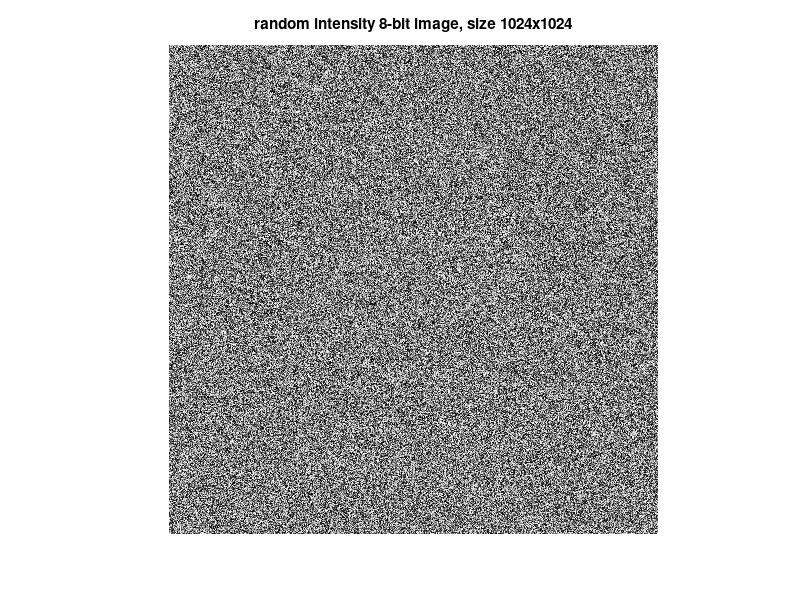

Write MATLAB code to recreate this figure. (Note: this script raises an error after producing the figure.)
%HW4
%% 
% Problem 1. 
% 1. Write a function to generate an 8-bit image of size 1024x1024 with a random value 
% of the intensity in each pixel. Call your image rand8bit.tif. 

int_mat = rand(1024);
ini_mat2=im2uint8(int_mat);
imwrite(ini_mat2, 'rand8bit.tif')
figure(1)
imshow(ini_mat2,'InitialMagnification','fit')
title('random intensity 8-bit image, size 1024x1024');

% 2. Write a function that takes an integer value as input and outputs a
% 1024x1024 binary image mask containing 20 circles of that size in random
% locations

% written in rand_binary_mask_20.m

% 3. Write a function that takes the image from (1) and the binary mask
% from (2) and returns a vector of mean intensities of each circle (hint: use regionprops).

% written in MeanIntensity.m
mean = MeanIntensity('rand8bit.tif',20)

% 4. Plot the mean and standard deviation of the values in your output
% vector as a function of circle size. Explain your results. 
for i = 2:2:22
    vec = MeanIntensity('rand8bit.tif',i);
    avr(i/2) = sum(vec)/20;
    total = sum(vec);
    avr(i/2) = total/20;
    SD(i/2) = sqrt(sum((vec-avr(i/2)).^2)/19);
end

xval = 2:2:22;
figure(2)
plot(xval,avr.',xval,SD.');
xlabel ('size of circle');
title ('Mean and Standard Deviation of Mean Intensity vs. Circle Size');
legend ('Mean','Standard Deviation');

% The mean appears to be quite stable, and standard deviation appears to
% drop as size of circle increases. This makes sense because as the size
% increases, the mean is still the same since we are just increasing the
% sample size. The randomly generated intensity from image1 should have the
% same average no matter how large the circle is. The standard deviation,
% however, should fall as the sample size increases (i.e. circle size
% increases), since the larger the sample size, the smaller the error. 


%Problem 2. Here is some data showing an NFKB reporter in ovarian cancer
%cells. 
%https://www.dropbox.com/sh/2dnyzq8800npke8/AABoG3TI6v7yTcL_bOnKTzyja?dl=0
%There are two files, each of which have multiple timepoints, z
%slices and channels. One channel marks the cell nuclei and the other
%contains the reporter which moves into the nucleus when the pathway is
%active. 

%Part 1. Use Fiji to import both data files, take maximum intensity
%projections in the z direction, concatentate the files, display both
%channels together with appropriate look up tables, and save the result as
%a movie in .avi format. Put comments in this file explaining the commands
%you used and save your .avi file in your repository (low quality ok for
%space).

% open -> select file -> image -> color -> channel tool -> select composite
% stacks -> z project -> choose max intensity
% -> save file, repeat for the second channel
% plugins -> bio-formats -> bio-formats importer -> select file -> select
% "group files with similar names" and "concatenate when series compatible"
% -> click ok -> save as .avi
% saved as MAX_nfkb_movie1.avi,MAX_nfkb_movie2.avi, Concatenated Stacks.avi

%Part 2. Perform the same operations as in part 1 but use MATLAB code. You don't
%need to save the result in your repository, just the code that produces
%it. 

%first cell

cell_1 = ('nfkb_movie1.tif');
reader = bfGetReader(cell_1);
time = reader.getSizeT;
chan = reader.getSizeC;
slice = reader.getSizeZ;

t = 1;
for c = 1:chan
        ind = reader.getIndex(0,c-1,t-1)+1;
        max_proj = bfGetPlane(reader,ind);
        for s = 2:slice
            ind = reader.getIndex(s-1,c-1,t-1)+1;
            plane = bfGetPlane(reader,ind);
            max_proj = max(max_proj,plane);
        end
        mat{c} = max_proj;
end
composite = cat(3,imadjust(mat{1}),imadjust(mat{2}),zeros(1024));
imwrite(uint16(composite),'composite.tif','Compression','None')

for t = 2:time
    for c = 1:chan
        ind = reader.getIndex(0,c-1,t-1)+1;
        max_proj = bfGetPlane(reader,ind);
        for s = 2:slice
            ind = reader.getIndex(s-1,c-1,t-1)+1;
            plane = bfGetPlane(reader,ind);
            max_proj = max(max_proj,plane);
        end
        mat{c} = max_proj;
    end
    composite = cat(3,imadjust(mat{1}),imadjust(mat{2}),zeros(1024));
    imwrite(uint16(composite),'composite.tif','Compression','None','WriteMode','append')
end

cell_2 = ('nfkb_movie2.tif');
reader_2 = bfGetReader(cell_2);
time_2 = reader_2.getSizeT;
for t = 1:time_2
    for c = 1:chan
        ind = reader_2.getIndex(0,c-1,t-1)+1;
        max_proj = bfGetPlane(reader_2, ind);
        for s = 2:slice
            ind = reader_2.getIndex(s-1,c-1,t-1)+1;
            plane = bfGetPlane(reader_2,ind);
            max_proj = max(max_proj,plane);
        end
        mat{c} = max_proj;
    end
    composite = cat(3,imadjust(mat{1}),mat{2},zeros(1024));
    imwrite(uint16(composite),'composite.tif','Compression','None','WriteMode','append')
end

%%

% Problem 3. 
% Continue with the data from part 2
% 
% 1. Use your MATLAB code from Problem 2, Part 2  to generate a maximum
% intensity projection image of the first channel of the first time point
% of movie 1. 

mov = ('composite.tif');
reader_mov = bfGetReader(mov);
ind_proj = reader_mov.getIndex(0,0,0)+1;
proj = bfGetPlane(reader_mov, ind_proj);
imwrite(proj,'max_intensity_proj.tif')
figure(3)
imshow(proj)
title('maximum intensity projection image of channel 1, time 1, cell 1');

% 2. Write a function which performs smoothing and background subtraction
% on an image and apply it to the image from (1). Any necessary parameters
% (e.g. smoothing radius) should be inputs to the function. Choose them
% appropriately when calling the function.

% written in sm_bgsub.m
img = imread('max_intensity_proj.tif');
img_bgsub = sm_bgsub(img,100);
imwrite(img_bgsub,'bg_sub_max.tif');
figure(4)
imshow(img_bgsub);
title(strcat('smoothed and background subtracted image, smoothing radius = ',num2str(100)));

% 3. Write a function which automatically determines a threshold  and
% thresholds an image to make a binary mask. Apply this to your output
% image from 2. 

% written in threshold.m
[thres,mask] = threshold(img_bgsub);
imwrite(mask,'mask_max.tif');
figure(5)
imshow(mask);
title(strcat('binary mask with threshold = ',num2str(thres)));

% 4. Write a function that "cleans up" this binary mask - i.e. no small
% dots, or holes in nuclei. It should line up as closely as possible with
% what you perceive to be the nuclei in your image. 

% written in cleanup.m
cleaned = cleanup(mask);
imwrite(cleaned,'cleaned_up_max.tif');
figure(6)
imshow(cleaned);
title('cleaned up binary mask');

% 5. Write a function that uses your image from (2) and your mask from 
% (4) to get a. the number of cells in the image. b. the mean area of the
% cells, and c. the mean intensity of the cells in channel 1. 

% written in cellprop.m
[num_cell,mean_area,mean_intensity] = cellprop(img_bgsub,cleaned);

% 6. Apply your function from (2) to make a smoothed, background subtracted
% image from channel 2 that corresponds to the image we have been using
% from channel 1 (that is the max intensity projection from the same time point). Apply your
% function from 5 to get the mean intensity of the cells in this channel. 
ind_proj_2 = reader_mov.getIndex(0,1,0)+1;
proj_2 = bfGetPlane(reader_mov, ind_proj_2);
img_bgsub_2 = sm_bgsub(proj_2,100);
[thres_2,mask_2] = threshold(img_bgsub_2);
cleaned_2 = cleanup(mask_2);
[num_cell_2,mean_area_2,mean_intensity_2] = cellprop(img_bgsub_2,cleaned_2);
disp('mean intensity of channel 2, time 1'); disp(mean_intensity_2)

%%
% Problem 4. 

% 1. Write a loop that calls your functions from Problem 3 to produce binary masks
% for every time point in the two movies. Save a movie of the binary masks.

% channel 1
ind = reader_mov.getIndex(0,0,0)+1;
proj = bfGetPlane(reader_mov, ind);
img_bgsub = sm_bgsub(proj,100);
[~,mask] = threshold(img_bgsub);
cleaned = cleanup(mask);
imwrite(cleaned,'mask_mov_chan1.tif','Compression','None')
[num_cell,~,mean_intensity] = cellprop(img_bgsub,cleaned);
num_vec1 = [];
mean_vec1 = [];
num_vec1(1,1) = num_cell;
mean_vec1(1,1) = mean_intensity;
for t = 2:37
    ind = reader_mov.getIndex(0,0,t-1)+1;
    proj = bfGetPlane(reader_mov, ind);
    img_bgsub = sm_bgsub(proj,100);
    [~,mask] = threshold(img_bgsub);
    cleaned = cleanup(mask);
    imwrite(cleaned,'mask_mov_chan1.tif','Compression','None','WriteMode','append');
    [num_cell,~,mean_intensity] = cellprop(img_bgsub,cleaned);
    num_vec1(1,t) = num_cell;
    mean_vec1(1,t) = mean_intensity;
end

%channel 2
ind = reader_mov.getIndex(0,1,0)+1;
proj = bfGetPlane(reader_mov, ind);
img_bgsub = sm_bgsub(proj,100);
[~,mask] = threshold(img_bgsub);
cleaned = cleanup(mask);
imwrite(cleaned,'mask_mov_chan2.tif','Compression','None');
[num_cell,~,mean_intensity] = cellprop(img_bgsub,cleaned);
num_vec2 = [];
mean_vec2 = [];
num_vec2(1,1) = num_cell;
mean_vec2(1,1) = mean_intensity;
for t = 2:37
    ind = reader_mov.getIndex(0,1,t-1)+1;
    proj = bfGetPlane(reader_mov, ind);
    img_bgsub = sm_bgsub(proj,100);
    [thres,mask] = threshold(img_bgsub);
    cleaned = cleanup(mask);
    imwrite(cleaned,'mask_mov_chan2.tif','Compression','None','WriteMode','append');
    [num_cell,~,mean_intensity] = cellprop(img_bgsub,cleaned);
    num_vec2(1,t) = num_cell;
    mean_vec2(1,t) = mean_intensity;
end



% 2. Use a loop to call your function from problem 3, part 5 on each one of
% these masks and the corresponding images and 
% get the number of cells and the mean intensities in both
% channels as a function of time. Make plots of these with time on the
% x-axis and either number of cells or intensity on the y-axis. 

% functions already called in last step, mean intensity and number of cells
% already in num_vec1&2 and mean_vec1&2.
xval = 1:37;
figure(7)
plot(xval,mean_vec1,xval,mean_vec2);
xlabel('time')
ylabel('mean intensity')
title('mean intensity vs. time in channels 1 and 2')

